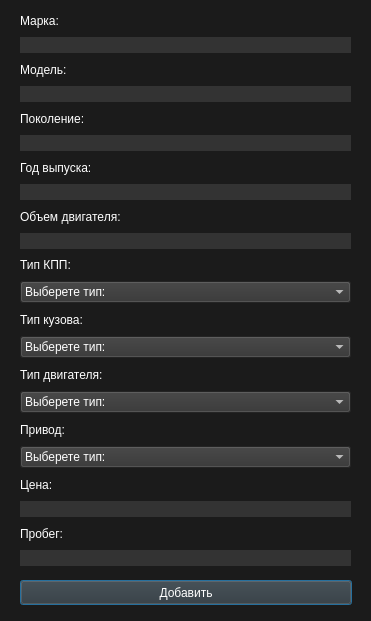
<?xml version="1.0" encoding="UTF-8"?>
<ui version="4.0">
 <class>addItemWindow</class>
 <widget class="QDialog" name="addItemWindow">
  <property name="geometry">
   <rect>
    <x>0</x>
    <y>0</y>
    <width>371</width>
    <height>621</height>
   </rect>
  </property>
  <property name="windowTitle">
   <string>Dialog</string>
  </property>
  <property name="styleSheet">
   <string notr="true">QDialog {
background-color: rgb(27,27,27);
}

QMessageBox {
background -color: rgb(27,27,27);
color: #ffffff;
}

QMessageBox QLabel {
font: 600 10pt &quot;Yu Gothic UI Semibold&quot;;
color: rgb(255, 255, 255);
}

QMessageBox QPushButton::hover {
background-color: #666;
}

QMessageBox QPushButton::pressed {
background-color: #888;
}

QMessageBox QPushButton {
color: #ffffff;
background-color: #333;
font: 600 10pt &quot;Yu Gothic UI Semibold&quot;;
}</string>
  </property>
  <widget class="QPushButton" name="pushButtonAdd">
   <property name="geometry">
    <rect>
     <x>20</x>
     <y>580</y>
     <width>332</width>
     <height>25</height>
    </rect>
   </property>
   <property name="styleSheet">
    <string notr="true">QPushButton {
color: #ffffff;
background-color: #333;
font: 600 10pt &quot;Yu Gothic UI Semibold&quot;;
}

QPushButton::hover {
background-color: #666;
}

QPushButton::pressed {
background-color: #888;
}</string>
   </property>
   <property name="text">
    <string>Добавить</string>
   </property>
  </widget>
  <widget class="QWidget" name="verticalLayoutWidget">
   <property name="geometry">
    <rect>
     <x>10</x>
     <y>10</y>
     <width>351</width>
     <height>561</height>
    </rect>
   </property>
   <layout class="QVBoxLayout" name="verticalLayout">
    <property name="leftMargin">
     <number>10</number>
    </property>
    <property name="rightMargin">
     <number>10</number>
    </property>
    <property name="bottomMargin">
     <number>5</number>
    </property>
    <item>
     <widget class="QLabel" name="labelBrand">
      <property name="styleSheet">
       <string notr="true">font: 600 10pt &quot;Yu Gothic UI Semibold&quot;;
color: rgb(255, 255, 255);</string>
      </property>
      <property name="text">
       <string>Марка:</string>
      </property>
     </widget>
    </item>
    <item>
     <widget class="QLineEdit" name="lineEditBrand">
      <property name="styleSheet">
       <string notr="true">QLineEdit {
color: rgb(255, 255, 255);
background-color: #333;
border: none;
}</string>
      </property>
      <property name="maxLength">
       <number>30</number>
      </property>
     </widget>
    </item>
    <item>
     <widget class="QLabel" name="labelModel">
      <property name="styleSheet">
       <string notr="true">font: 600 10pt &quot;Yu Gothic UI Semibold&quot;;
color: rgb(255, 255, 255);</string>
      </property>
      <property name="text">
       <string>Модель:</string>
      </property>
     </widget>
    </item>
    <item>
     <widget class="QLineEdit" name="lineEditModel">
      <property name="styleSheet">
       <string notr="true">QLineEdit {
color: rgb(255, 255, 255);
background-color: #333;
border: none;
}</string>
      </property>
      <property name="maxLength">
       <number>30</number>
      </property>
     </widget>
    </item>
    <item>
     <widget class="QLabel" name="labelGeneration">
      <property name="styleSheet">
       <string notr="true">font: 600 10pt &quot;Yu Gothic UI Semibold&quot;;
color: rgb(255, 255, 255);</string>
      </property>
      <property name="text">
       <string>Поколение:</string>
      </property>
     </widget>
    </item>
    <item>
     <widget class="QLineEdit" name="lineEditGeneration">
      <property name="styleSheet">
       <string notr="true">QLineEdit {
color: rgb(255, 255, 255);
background-color: #333;
border: none;
}</string>
      </property>
      <property name="maxLength">
       <number>30</number>
      </property>
     </widget>
    </item>
    <item>
     <widget class="QLabel" name="labelYear">
      <property name="styleSheet">
       <string notr="true">font: 600 10pt &quot;Yu Gothic UI Semibold&quot;;
color: rgb(255, 255, 255);</string>
      </property>
      <property name="text">
       <string>Год выпуска:</string>
      </property>
     </widget>
    </item>
    <item>
     <widget class="QLineEdit" name="lineEditYear">
      <property name="styleSheet">
       <string notr="true">QLineEdit {
color: rgb(255, 255, 255);
background-color: #333;
border: none;
}</string>
      </property>
      <property name="maxLength">
       <number>30</number>
      </property>
     </widget>
    </item>
    <item>
     <widget class="QLabel" name="labelEngineVolume">
      <property name="styleSheet">
       <string notr="true">font: 600 10pt &quot;Yu Gothic UI Semibold&quot;;
color: rgb(255, 255, 255);</string>
      </property>
      <property name="text">
       <string>Объем двигателя:</string>
      </property>
     </widget>
    </item>
    <item>
     <widget class="QLineEdit" name="lineEditEngineVolume">
      <property name="styleSheet">
       <string notr="true">QLineEdit {
color: rgb(255, 255, 255);
background-color: #333;
border: none;
}</string>
      </property>
      <property name="maxLength">
       <number>30</number>
      </property>
     </widget>
    </item>
    <item>
     <widget class="QLabel" name="labelGearboxType">
      <property name="styleSheet">
       <string notr="true">font: 600 10pt &quot;Yu Gothic UI Semibold&quot;;
color: rgb(255, 255, 255);</string>
      </property>
      <property name="text">
       <string>Тип КПП:</string>
      </property>
     </widget>
    </item>
    <item>
     <widget class="QComboBox" name="comboBoxGearboxType">
      <property name="styleSheet">
       <string notr="true">QComboBox {
color: #ffffff;
background-color: #333;
font: 600 10pt &quot;Yu Gothic UI Semibold&quot;;
}

QComboBox::hover {
background-color: #666;
}

QComboBox::pressed {
background-color: #888;
}</string>
      </property>
      <item>
       <property name="text">
        <string>Выберете тип:</string>
       </property>
      </item>
      <item>
       <property name="text">
        <string>Автомат</string>
       </property>
      </item>
      <item>
       <property name="text">
        <string>Механика</string>
       </property>
      </item>
      <item>
       <property name="text">
        <string>Робот</string>
       </property>
      </item>
     </widget>
    </item>
    <item>
     <widget class="QLabel" name="labelBody">
      <property name="styleSheet">
       <string notr="true">font: 600 10pt &quot;Yu Gothic UI Semibold&quot;;
color: rgb(255, 255, 255);</string>
      </property>
      <property name="text">
       <string>Тип кузова: </string>
      </property>
     </widget>
    </item>
    <item>
     <widget class="QComboBox" name="comboBoxBody">
      <property name="styleSheet">
       <string notr="true">QComboBox {
color: #ffffff;
background-color: #333;
font: 600 10pt &quot;Yu Gothic UI Semibold&quot;;
}

QComboBox::hover {
background-color: #666;
}

QComboBox::pressed {
background-color: #888;
}</string>
      </property>
      <item>
       <property name="text">
        <string>Выберете тип:</string>
       </property>
      </item>
      <item>
       <property name="text">
        <string>Внедорожник</string>
       </property>
      </item>
      <item>
       <property name="text">
        <string>Кабриолет</string>
       </property>
      </item>
      <item>
       <property name="text">
        <string>Купе</string>
       </property>
      </item>
      <item>
       <property name="text">
        <string>Минивэн</string>
       </property>
      </item>
      <item>
       <property name="text">
        <string>Пикап</string>
       </property>
      </item>
      <item>
       <property name="text">
        <string>Родстер</string>
       </property>
      </item>
      <item>
       <property name="text">
        <string>Седан</string>
       </property>
      </item>
      <item>
       <property name="text">
        <string>Универсал</string>
       </property>
      </item>
      <item>
       <property name="text">
        <string>Хэтчбек</string>
       </property>
      </item>
      <item>
       <property name="text">
        <string>Другой</string>
       </property>
      </item>
     </widget>
    </item>
    <item>
     <widget class="QLabel" name="labelEngineType">
      <property name="styleSheet">
       <string notr="true">font: 600 10pt &quot;Yu Gothic UI Semibold&quot;;
color: rgb(255, 255, 255);</string>
      </property>
      <property name="text">
       <string>Тип двигателя:</string>
      </property>
     </widget>
    </item>
    <item>
     <widget class="QComboBox" name="comboBoxEngineType">
      <property name="styleSheet">
       <string notr="true">QComboBox {
color: #ffffff;
background-color: #333;
font: 600 10pt &quot;Yu Gothic UI Semibold&quot;;
}

QComboBox::hover {
background-color: #666;
}

QComboBox::pressed {
background-color: #888;
}</string>
      </property>
      <item>
       <property name="text">
        <string>Выберете тип:</string>
       </property>
      </item>
      <item>
       <property name="text">
        <string>Бензин</string>
       </property>
      </item>
      <item>
       <property name="text">
        <string>Бензин(пропан-бутан)</string>
       </property>
      </item>
      <item>
       <property name="text">
        <string>Бензин(метан)</string>
       </property>
      </item>
      <item>
       <property name="text">
        <string>Бензин(гибрид)</string>
       </property>
      </item>
      <item>
       <property name="text">
        <string>Дизель</string>
       </property>
      </item>
      <item>
       <property name="text">
        <string>Дизель(гибрид)</string>
       </property>
      </item>
      <item>
       <property name="text">
        <string>Электро</string>
       </property>
      </item>
     </widget>
    </item>
    <item>
     <widget class="QLabel" name="labeDriveUnit">
      <property name="styleSheet">
       <string notr="true">font: 600 10pt &quot;Yu Gothic UI Semibold&quot;;
color: rgb(255, 255, 255);</string>
      </property>
      <property name="text">
       <string>Привод:</string>
      </property>
     </widget>
    </item>
    <item>
     <widget class="QComboBox" name="comboBoxDriveUnit">
      <property name="styleSheet">
       <string notr="true">QComboBox {
color: #ffffff;
background-color: #333;
font: 600 10pt &quot;Yu Gothic UI Semibold&quot;;
}

QComboBox::hover {
background-color: #666;
}

QComboBox::pressed {
background-color: #888;
}</string>
      </property>
      <item>
       <property name="text">
        <string>Выберете тип:</string>
       </property>
      </item>
      <item>
       <property name="text">
        <string>Передний</string>
       </property>
      </item>
      <item>
       <property name="text">
        <string>Задний</string>
       </property>
      </item>
      <item>
       <property name="text">
        <string>Подключаемый полный</string>
       </property>
      </item>
      <item>
       <property name="text">
        <string>Постоянный полный</string>
       </property>
      </item>
     </widget>
    </item>
    <item>
     <widget class="QLabel" name="labelPrice">
      <property name="styleSheet">
       <string notr="true">font: 600 10pt &quot;Yu Gothic UI Semibold&quot;;
color: rgb(255, 255, 255);</string>
      </property>
      <property name="text">
       <string>Цена: </string>
      </property>
     </widget>
    </item>
    <item>
     <widget class="QLineEdit" name="lineEditPrice">
      <property name="styleSheet">
       <string notr="true">QLineEdit {
color: rgb(255, 255, 255);
background-color: #333;
border: none;
}</string>
      </property>
      <property name="maxLength">
       <number>30</number>
      </property>
     </widget>
    </item>
    <item>
     <widget class="QLabel" name="labelMileage">
      <property name="styleSheet">
       <string notr="true">font: 600 10pt &quot;Yu Gothic UI Semibold&quot;;
color: rgb(255, 255, 255);</string>
      </property>
      <property name="text">
       <string>Пробег:</string>
      </property>
     </widget>
    </item>
    <item>
     <widget class="QLineEdit" name="lineEditMileage">
      <property name="styleSheet">
       <string notr="true">QLineEdit {
color: rgb(255, 255, 255);
background-color: #333;
border: none;
}</string>
      </property>
      <property name="maxLength">
       <number>30</number>
      </property>
     </widget>
    </item>
   </layout>
  </widget>
 </widget>
 <resources/>
 <connections/>
</ui>
